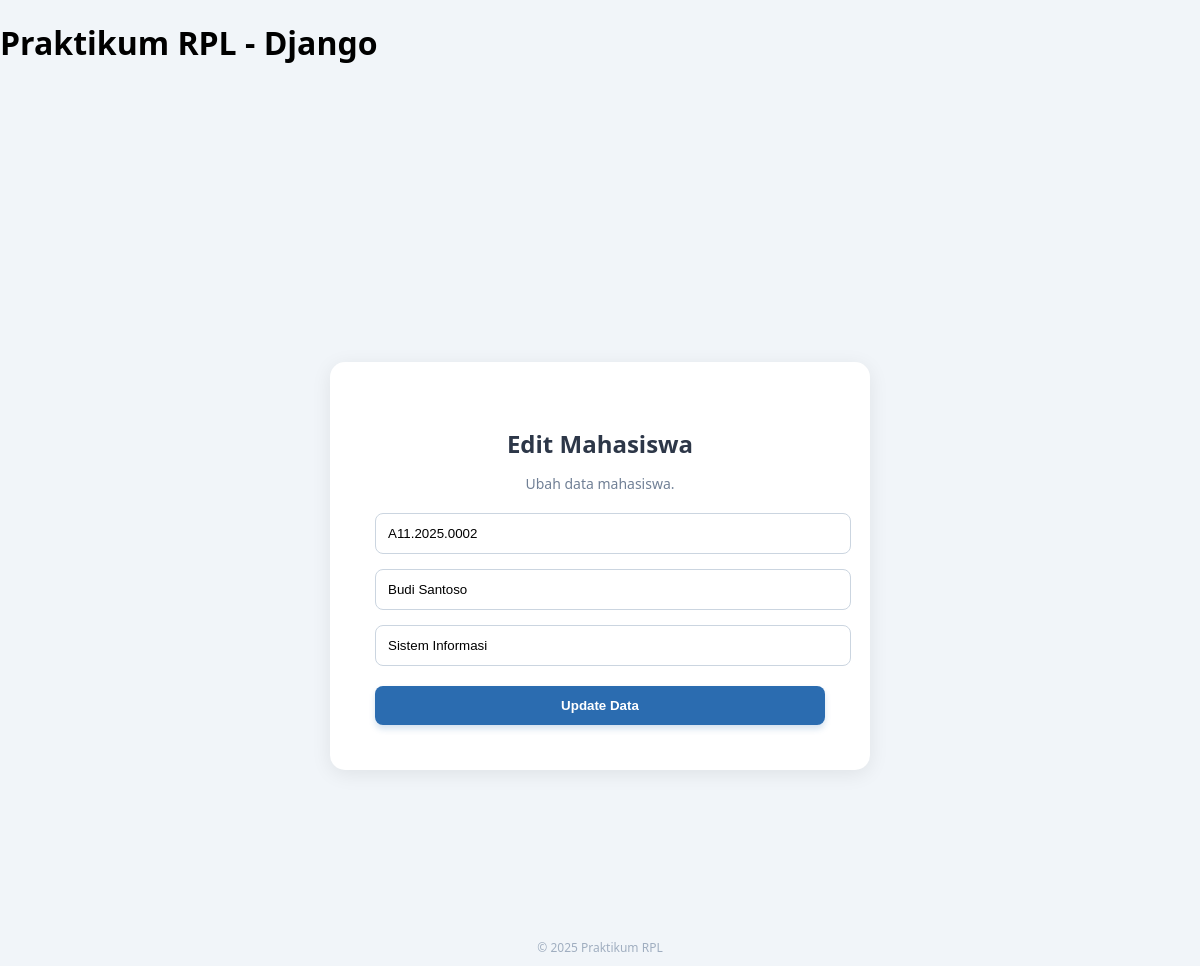
Page /mahasiswa/edit/2/ (signed in) on the committed database.
### mahasiswa/models.py (models this page shows)
class Mahasiswa(models.Model):
    nim = models.CharField(max_length=15, unique=True)
    nama = models.CharField(max_length=100)
    programstudi = models.CharField(max_length=50)

### mahasiswa/views.py (the view)
# urls.py: path('edit/<int:id>/', views.edit_mahasiswa, name='edit_mahasiswa'),
@login_required(login_url='/accounts/login/')
def edit_mahasiswa(request, id):
    mhs = Mahasiswa.objects.get(id=id)
    if request.method == 'POST':
        mhs.nim = request.POST['nim']
        mhs.nama = request.POST['nama']
        mhs.programstudi = request.POST['programstudi']
        mhs.save()
        return redirect('daftar_mahasiswa')
    return render(request, 'mahasiswa/edit.html', {'mhs': mhs})

### mahasiswa/templates/mahasiswa/edit.html (shortened to what this page needs)
{% extends 'mahasiswa/base.html' %}
{% block content %}
<div class="main-wrapper">
    <div class="custom-card">
        <h2 class="title-text">Edit Mahasiswa</h2>
        <p class="desc-text">
            Ubah data mahasiswa.
        </p>
        <form method="post">
            <div style="margin-bottom:15px;">
                <input type="text"
                       name="nim"
                       value="{{ mhs.nim }}"
                       style="width:100%; padding:12px; border-radius:8px; border:1px solid #cbd5e0;">
            </div>
            <div style="margin-bottom:15px;">
                <input type="text"
                       name="nama"
                       value="{{ mhs.nama }}"
                       style="width:100%; padding:12px; border-radius:8px; border:1px solid #cbd5e0;">
            </div>
            <div style="margin-bottom:20px;">
                <input type="text"
                       name="programstudi"
                       value="{{ mhs.programstudi }}"
                       style="width:100%; padding:12px; border-radius:8px; border:1px solid #cbd5e0;">
            </div>
            <button type="submit" class="btn-blue" style="width:100%;">
                Update Data
            </button>
        </form>
    </div>
</div>
{% endblock %}

### mahasiswa/static/mahasiswa/css/style.css (style rules this page uses)
body { background-color: #f1f5f9 !important; margin: 0; font-family: 'Segoe UI', Tahoma, Geneva, Verdana, sans-serif; }
.main-wrapper { min-height: 100vh; display: flex; align-items: center; justify-content: center; padding-top: 80px; }
.custom-card { background: white; border-radius: 15px; box-shadow: 0 4px 20px rgba(0,0,0,0.08); padding: 45px; width: 100%; max-width: 450px; border: none; text-align: center; }
.title-text { font-weight: bold; color: #2d3748; margin-bottom: 10px; }
.desc-text { font-size: 14px; color: #718096; margin-bottom: 20px; }
.btn-blue { background-color: #2b6cb0 !important; color: #ffffff !important; border: none; padding: 12px 20px; border-radius: 8px; font-weight: 600; text-decoration: none; display: flex; align-items: center; justify-content: center; transition: all 0.3s ease; box-shadow: 0 4px 6px rgba(43, 108, 176, 0.2); }

### rows in the picture
Mahasiswa: nim "A11.2025.0002", nama "Budi Santoso", programstudi "Sistem Informasi"
